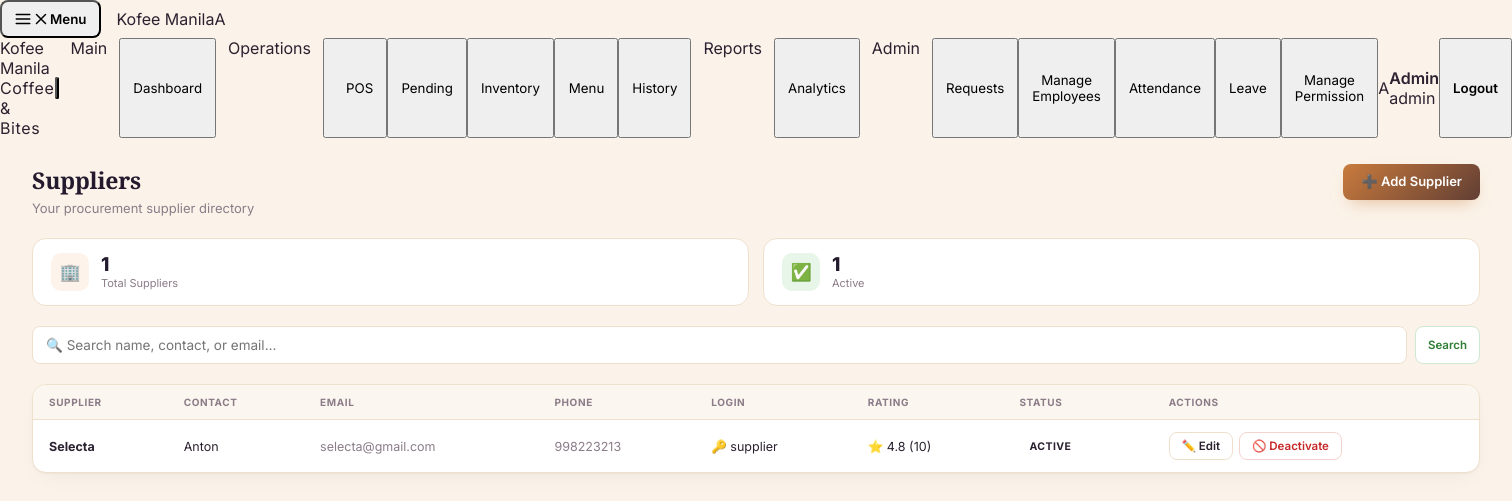
The page /POS/php/suppliers.php (signed in) on the database its author committed.
### tables this page shows
CREATE TABLE `suppliers` (
  `id` int(11) NOT NULL,
  `user_id` int(11) DEFAULT NULL,
  `name` varchar(150) NOT NULL,
  `contact_person` varchar(120) DEFAULT NULL,
  `email` varchar(120) DEFAULT NULL,
  `phone` varchar(30) DEFAULT NULL,
  `address` varchar(255) DEFAULT NULL,
  `status` enum('active','inactive') NOT NULL DEFAULT 'active',
  `rating_avg` decimal(3,2) DEFAULT NULL,
  `rating_count` int(11) NOT NULL DEFAULT 0,
  `created_at` timestamp NOT NULL DEFAULT current_timestamp()
);

CREATE TABLE `users` (
  `id` int(50) NOT NULL,
  `username` varchar(255) NOT NULL,
  `email` varchar(255) NOT NULL DEFAULT '',
  `password` varchar(255) NOT NULL,
  `firstname` varchar(50) DEFAULT NULL,
  `lastname` varchar(50) DEFAULT NULL,
  `role` varchar(50) NOT NULL DEFAULT 'crew',
  `status` enum('active','blocked','on_hold') NOT NULL DEFAULT 'active',
  `last_login` datetime DEFAULT NULL,
  `created_at` timestamp NOT NULL DEFAULT current_timestamp(),
  `updated_at` timestamp NOT NULL DEFAULT current_timestamp() ON UPDATE current_timestamp()
);

### POS/php/suppliers.php (the view, shortened to what this page needs)
<?php
$pdo   = get_db();
$search = trim($_GET['search'] ?? '');
$where  = '1=1';
$params = [];
$stmt = $pdo->prepare("
    SELECT s.*, u.username AS login_username
    FROM suppliers s
    LEFT JOIN users u ON u.id = s.user_id
    WHERE $where ORDER BY s.name
");
$stmt->execute($params);
$suppliers = $stmt->fetchAll();
$total  = count($suppliers);
$active = count(array_filter($suppliers, fn($s) => $s['status'] === 'active'));
?>
<!DOCTYPE html>
<html lang="en">
<head>
  <link rel="stylesheet" href="../css/style.css"/>
  <link rel="stylesheet" href="../css/sidebar.css"/>
</head>
<body>
<?php include("../includes/sidebar.php"); ?>
<div id="page-suppliers" class="page active">
  <div class="page-header">
    <div>
      <h1>Suppliers</h1>
      <p>Your procurement supplier directory</p>
    </div>
    <button class="btn-add" onclick="openAdd()">➕ Add Supplier</button>
  </div>
  <div class="page-body">
    <div class="stat-row" style="display:grid;grid-template-columns:repeat(2,1fr);gap:14px">
      <div class="mini-stat"><div class="mini-stat-icon" style="background:#fdf3ea">🏢</div><div><div class="mini-stat-val"><?= $total ?></div><div class="mini-stat-lbl">Total Suppliers</div></div></div>
      <div class="mini-stat"><div class="mini-stat-icon" style="background:var(--green-lt)">✅</div><div><div class="mini-stat-val"><?= $active ?></div><div class="mini-stat-lbl">Active</div></div></div>
    </div>
    <div class="filter-bar" style="padding:0">
      <form method="GET" style="display:contents">
        <input class="filter-input" type="text" name="search" placeholder="🔍 Search name, contact, or email…"
               value="<?= htmlspecialchars($search) ?>" style="flex:1;min-width:220px"/>
        <button type="submit" class="act-btn act-activate">Search</button>
      </form>
    </div>
    <div class="table-scroll-wrapper">
      <table>
        <thead>
          <tr><th>Supplier</th><th>Contact</th><th>Email</th><th>Phone</th><th>Login</th><th>Rating</th><th>Status</th><th>Actions</th></tr>
        </thead>
        <tbody>
        <?php if (empty($suppliers)): ?>
          <tr class="empty-row"><td colspan="8">🫙 No suppliers yet — add your first one.</td></tr>
        <?php else: foreach ($suppliers as $s): ?>
          <tr>
            <td style="font-weight:700"><?= htmlspecialchars($s['name']) ?></td>
            <td><?= htmlspecialchars($s['contact_person'] ?: '—') ?></td>
            <td class="muted-cell"><?= htmlspecialchars($s['email'] ?: '—') ?></td>
            <td class="muted-cell"><?= htmlspecialchars($s['phone'] ?: '—') ?></td>
            <td><?= $s['login_username'] ? '🔑 ' . htmlspecialchars($s['login_username']) : '<span class="muted-cell">Not linked</span>' ?></td>
            <td><?= $s['rating_avg'] ? '⭐ ' . number_format($s['rating_avg'],1) . ' (' . $s['rating_count'] . ')' : '<span class="muted-cell">Not rated</span>' ?></td>
            <td><span class="badge badge-<?= $s['status']==='active'?'active':'blocked' ?>"><?= ucfirst($s['status']) ?></span></td>
            <td>
              <div class="act-group">
                <button class="act-btn" onclick='openEdit(<?= htmlspecialchars(json_encode($s), ENT_QUOTES) ?>)'>✏️ Edit</button>
                <?php if ($s['status'] === 'active'): ?>
                  <form method="POST" style="display:inline">
                    <button type="submit" class="act-btn act-block">🚫 Deactivate</button>
                  </form>
                <?php endif; ?>
              </div>
            </td>
          </tr>
        <?php endforeach; endif; ?>
        </tbody>
      </table>
    </div>
  </div>
</div>
</body>
</html>

### rows shown on the page
suppliers: name "Selecta", contact_person "Anton", email "selecta@gmail.com", phone "998223213", user.username "supplier", rating_avg "4.8", rating_count "10", status "ACTIVE"

### other values the page prints
$initials "A"
$user['firstname'] ?: $user['username'] "Admin"
implode(' + ', $roles) "admin"
$total "1"
$active "1"
